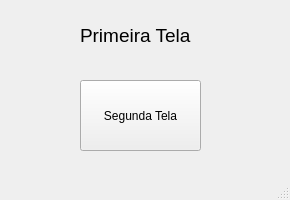
<?xml version="1.0" encoding="UTF-8"?>
<ui version="4.0">
 <class>MainWindow</class>
 <widget class="QMainWindow" name="MainWindow">
  <property name="geometry">
   <rect>
    <x>0</x>
    <y>0</y>
    <width>290</width>
    <height>200</height>
   </rect>
  </property>
  <property name="maximumSize">
   <size>
    <width>290</width>
    <height>200</height>
   </size>
  </property>
  <property name="windowTitle">
   <string>MainWindow</string>
  </property>
  <widget class="QWidget" name="centralwidget">
   <widget class="QPushButton" name="pushButton">
    <property name="geometry">
     <rect>
      <x>80</x>
      <y>80</y>
      <width>121</width>
      <height>71</height>
     </rect>
    </property>
    <property name="text">
     <string>Segunda Tela</string>
    </property>
   </widget>
   <widget class="QLabel" name="label_2">
    <property name="geometry">
     <rect>
      <x>80</x>
      <y>0</y>
      <width>121</width>
      <height>71</height>
     </rect>
    </property>
    <property name="font">
     <font>
      <pointsize>14</pointsize>
     </font>
    </property>
    <property name="text">
     <string>Primeira Tela</string>
    </property>
   </widget>
  </widget>
  <widget class="QMenuBar" name="menubar">
   <property name="geometry">
    <rect>
     <x>0</x>
     <y>0</y>
     <width>290</width>
     <height>21</height>
    </rect>
   </property>
  </widget>
  <widget class="QStatusBar" name="statusbar"/>
 </widget>
 <tabstops>
  <tabstop>pushButton</tabstop>
 </tabstops>
 <resources/>
 <connections/>
</ui>
